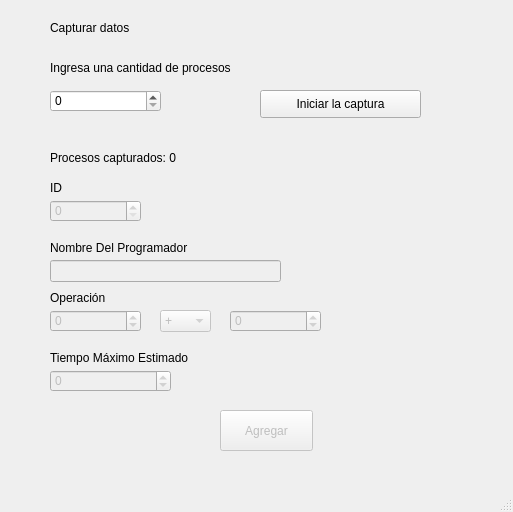
<?xml version="1.0" encoding="UTF-8"?>
<ui version="4.0">
 <class>MainWindow</class>
 <widget class="QMainWindow" name="MainWindow">
  <property name="geometry">
   <rect>
    <x>0</x>
    <y>0</y>
    <width>513</width>
    <height>512</height>
   </rect>
  </property>
  <property name="windowTitle">
   <string>Captura de datos</string>
  </property>
  <widget class="QWidget" name="centralwidget">
   <widget class="QPushButton" name="pushButton">
    <property name="enabled">
     <bool>false</bool>
    </property>
    <property name="geometry">
     <rect>
      <x>220</x>
      <y>410</y>
      <width>93</width>
      <height>41</height>
     </rect>
    </property>
    <property name="text">
     <string>Agregar</string>
    </property>
   </widget>
   <widget class="QLabel" name="label">
    <property name="geometry">
     <rect>
      <x>50</x>
      <y>20</y>
      <width>171</width>
      <height>16</height>
     </rect>
    </property>
    <property name="text">
     <string>Capturar datos</string>
    </property>
   </widget>
   <widget class="QLineEdit" name="lineEdit">
    <property name="enabled">
     <bool>false</bool>
    </property>
    <property name="geometry">
     <rect>
      <x>50</x>
      <y>260</y>
      <width>231</width>
      <height>22</height>
     </rect>
    </property>
   </widget>
   <widget class="QLabel" name="label_2">
    <property name="geometry">
     <rect>
      <x>50</x>
      <y>240</y>
      <width>161</width>
      <height>16</height>
     </rect>
    </property>
    <property name="text">
     <string>Nombre Del Programador</string>
    </property>
   </widget>
   <widget class="QSpinBox" name="spinBox">
    <property name="enabled">
     <bool>false</bool>
    </property>
    <property name="geometry">
     <rect>
      <x>50</x>
      <y>310</y>
      <width>91</width>
      <height>22</height>
     </rect>
    </property>
    <property name="minimum">
     <number>-999</number>
    </property>
    <property name="maximum">
     <number>999</number>
    </property>
   </widget>
   <widget class="QSpinBox" name="spinBox_2">
    <property name="enabled">
     <bool>false</bool>
    </property>
    <property name="geometry">
     <rect>
      <x>230</x>
      <y>310</y>
      <width>91</width>
      <height>22</height>
     </rect>
    </property>
    <property name="minimum">
     <number>-999</number>
    </property>
    <property name="maximum">
     <number>999</number>
    </property>
   </widget>
   <widget class="QComboBox" name="comboBox">
    <property name="enabled">
     <bool>false</bool>
    </property>
    <property name="geometry">
     <rect>
      <x>160</x>
      <y>310</y>
      <width>51</width>
      <height>22</height>
     </rect>
    </property>
    <item>
     <property name="text">
      <string>+</string>
     </property>
    </item>
    <item>
     <property name="text">
      <string>-</string>
     </property>
    </item>
    <item>
     <property name="text">
      <string>*</string>
     </property>
    </item>
    <item>
     <property name="text">
      <string>/</string>
     </property>
    </item>
    <item>
     <property name="text">
      <string>%</string>
     </property>
    </item>
   </widget>
   <widget class="QLabel" name="label_3">
    <property name="geometry">
     <rect>
      <x>50</x>
      <y>290</y>
      <width>71</width>
      <height>16</height>
     </rect>
    </property>
    <property name="text">
     <string>Operación</string>
    </property>
   </widget>
   <widget class="QSpinBox" name="spinBox_3">
    <property name="enabled">
     <bool>false</bool>
    </property>
    <property name="geometry">
     <rect>
      <x>50</x>
      <y>370</y>
      <width>121</width>
      <height>22</height>
     </rect>
    </property>
    <property name="minimum">
     <number>-1</number>
    </property>
   </widget>
   <widget class="QLabel" name="label_4">
    <property name="geometry">
     <rect>
      <x>50</x>
      <y>350</y>
      <width>161</width>
      <height>16</height>
     </rect>
    </property>
    <property name="text">
     <string>Tiempo Máximo Estimado</string>
    </property>
   </widget>
   <widget class="QLabel" name="label_5">
    <property name="geometry">
     <rect>
      <x>50</x>
      <y>180</y>
      <width>41</width>
      <height>16</height>
     </rect>
    </property>
    <property name="text">
     <string>ID</string>
    </property>
   </widget>
   <widget class="QSpinBox" name="spinBox_4">
    <property name="enabled">
     <bool>false</bool>
    </property>
    <property name="geometry">
     <rect>
      <x>50</x>
      <y>200</y>
      <width>91</width>
      <height>22</height>
     </rect>
    </property>
    <property name="maximum">
     <number>999</number>
    </property>
   </widget>
   <widget class="QSpinBox" name="spinBox_5">
    <property name="geometry">
     <rect>
      <x>50</x>
      <y>90</y>
      <width>111</width>
      <height>22</height>
     </rect>
    </property>
   </widget>
   <widget class="QLabel" name="label_6">
    <property name="geometry">
     <rect>
      <x>50</x>
      <y>60</y>
      <width>291</width>
      <height>16</height>
     </rect>
    </property>
    <property name="text">
     <string>Ingresa una cantidad de procesos</string>
    </property>
   </widget>
   <widget class="QPushButton" name="pushButton_2">
    <property name="geometry">
     <rect>
      <x>260</x>
      <y>90</y>
      <width>161</width>
      <height>28</height>
     </rect>
    </property>
    <property name="text">
     <string>Iniciar la captura</string>
    </property>
   </widget>
   <widget class="QLabel" name="label_7">
    <property name="geometry">
     <rect>
      <x>50</x>
      <y>150</y>
      <width>171</width>
      <height>16</height>
     </rect>
    </property>
    <property name="text">
     <string>Procesos capturados: 0</string>
    </property>
   </widget>
  </widget>
  <widget class="QStatusBar" name="statusbar"/>
 </widget>
 <resources/>
 <connections/>
</ui>
